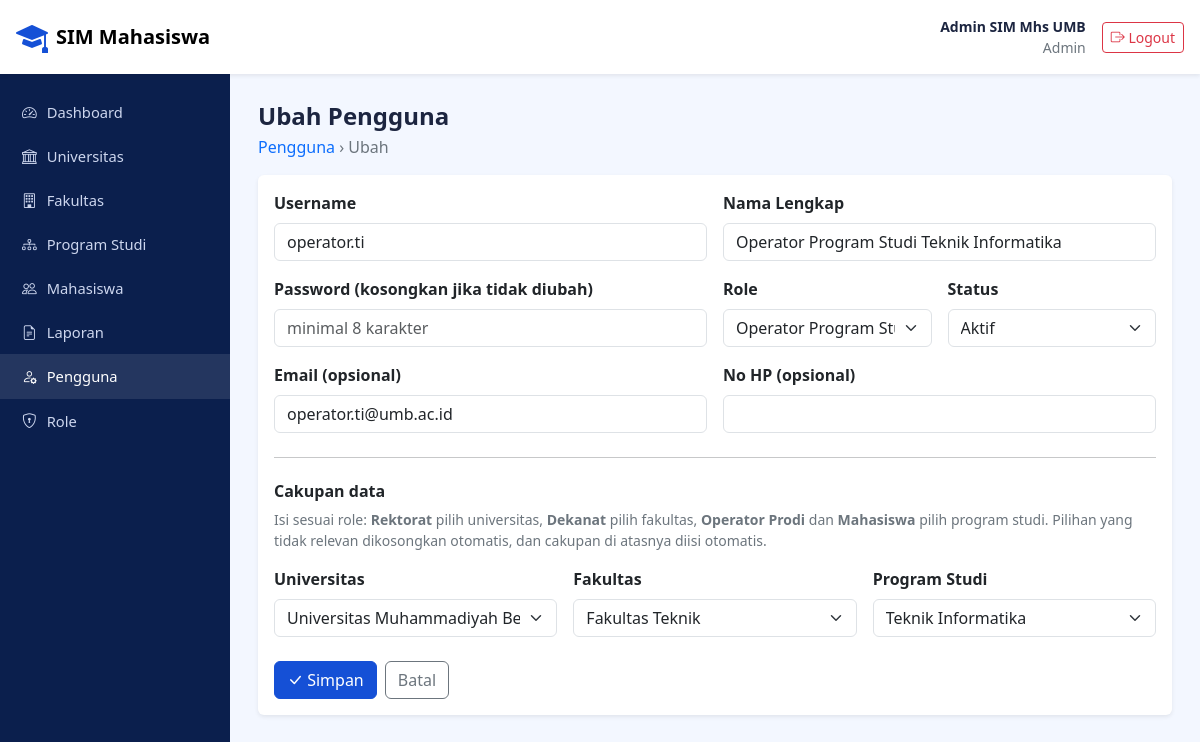
/pages/pengguna_edit.php?id=2 (signed in), run on the app's committed database.
### tables this page shows
CREATE TABLE `pengguna` (
  `id_pengguna` bigint unsigned NOT NULL AUTO_INCREMENT,
  `id_role` smallint unsigned NOT NULL,
  `id_universitas` bigint unsigned DEFAULT NULL,
  `id_fakultas` bigint unsigned DEFAULT NULL,
  `id_program_studi` bigint unsigned DEFAULT NULL,
  `username` varchar(100) NOT NULL,
  `password_hash` varchar(255) NOT NULL,
  `nama_lengkap` varchar(200) NOT NULL,
  `email` varchar(150) DEFAULT NULL,
  `no_hp` varchar(30) DEFAULT NULL,
  `status_aktif` enum('Aktif','Tidak Aktif') NOT NULL DEFAULT 'Aktif',
  `last_login` datetime DEFAULT NULL,
  `created_at` timestamp NOT NULL DEFAULT CURRENT_TIMESTAMP,
  `updated_at` timestamp NOT NULL DEFAULT CURRENT_TIMESTAMP ON UPDATE CURRENT_TIMESTAMP,
  PRIMARY KEY (`id_pengguna`),
  UNIQUE KEY `username` (`username`),
  KEY `idx_pengguna_role` (`id_role`),
  KEY `idx_pengguna_universitas` (`id_universitas`),
  KEY `idx_pengguna_fakultas` (`id_fakultas`),
  KEY `idx_pengguna_prodi` (`id_program_studi`),
  CONSTRAINT `fk_pengguna_fakultas` FOREIGN KEY (`id_fakultas`) REFERENCES `fakultas` (`id_fakultas`) ON UPDATE CASCADE,
  CONSTRAINT `fk_pengguna_prodi` FOREIGN KEY (`id_program_studi`) REFERENCES `program_studi` (`id_program_studi`) ON UPDATE CASCADE,
  CONSTRAINT `fk_pengguna_role` FOREIGN KEY (`id_role`) REFERENCES `roles` (`id_role`) ON UPDATE CASCADE,
  CONSTRAINT `fk_pengguna_universitas` FOREIGN KEY (`id_universitas`) REFERENCES `universitas` (`id_universitas`) ON UPDATE CASCADE
);

CREATE TABLE `roles` (
  `id_role` smallint unsigned NOT NULL AUTO_INCREMENT,
  `kode_role` varchar(30) NOT NULL,
  `nama_role` varchar(100) NOT NULL,
  `keterangan` varchar(255) DEFAULT NULL,
  `created_at` timestamp NOT NULL DEFAULT CURRENT_TIMESTAMP,
  PRIMARY KEY (`id_role`),
  UNIQUE KEY `kode_role` (`kode_role`)
);

CREATE TABLE `universitas` (
  `id_universitas` bigint unsigned NOT NULL AUTO_INCREMENT,
  `kode_universitas` varchar(20) NOT NULL,
  `nama_universitas` varchar(200) NOT NULL,
  `slogan` varchar(255) DEFAULT NULL,
  `alamat` text,
  `kota` varchar(100) DEFAULT NULL,
  `provinsi` varchar(100) DEFAULT NULL,
  `kode_pos` varchar(10) DEFAULT NULL,
  `website` varchar(255) DEFAULT NULL,
  `email` varchar(150) DEFAULT NULL,
  `telepon` varchar(50) DEFAULT NULL,
  `created_at` timestamp NOT NULL DEFAULT CURRENT_TIMESTAMP,
  `updated_at` timestamp NOT NULL DEFAULT CURRENT_TIMESTAMP ON UPDATE CURRENT_TIMESTAMP,
  PRIMARY KEY (`id_universitas`),
  UNIQUE KEY `kode_universitas` (`kode_universitas`)
);

CREATE TABLE `fakultas` (
  `id_fakultas` bigint unsigned NOT NULL AUTO_INCREMENT,
  `id_universitas` bigint unsigned NOT NULL,
  `kode_fakultas` varchar(20) NOT NULL,
  `nama_fakultas` varchar(200) NOT NULL,
  `created_at` timestamp NOT NULL DEFAULT CURRENT_TIMESTAMP,
  `updated_at` timestamp NOT NULL DEFAULT CURRENT_TIMESTAMP ON UPDATE CURRENT_TIMESTAMP,
  PRIMARY KEY (`id_fakultas`),
  UNIQUE KEY `uk_fakultas_univ_kode` (`id_universitas`,`kode_fakultas`),
  CONSTRAINT `fk_fakultas_universitas` FOREIGN KEY (`id_universitas`) REFERENCES `universitas` (`id_universitas`) ON UPDATE CASCADE
);

CREATE TABLE `program_studi` (
  `id_program_studi` bigint unsigned NOT NULL AUTO_INCREMENT,
  `id_fakultas` bigint unsigned NOT NULL,
  `kode_program_studi` varchar(20) NOT NULL,
  `nama_program_studi` varchar(200) NOT NULL,
  `jenjang` varchar(20) NOT NULL DEFAULT 'S1',
  `status_aktif` enum('Aktif','Tidak Aktif') NOT NULL DEFAULT 'Aktif',
  `created_at` timestamp NOT NULL DEFAULT CURRENT_TIMESTAMP,
  `updated_at` timestamp NOT NULL DEFAULT CURRENT_TIMESTAMP ON UPDATE CURRENT_TIMESTAMP,
  PRIMARY KEY (`id_program_studi`),
  UNIQUE KEY `uk_prodi_fakultas_kode` (`id_fakultas`,`kode_program_studi`),
  CONSTRAINT `fk_prodi_fakultas` FOREIGN KEY (`id_fakultas`) REFERENCES `fakultas` (`id_fakultas`) ON UPDATE CASCADE
);

### includes/helper.php (called while the page is built, shortened)
<?php
function e($t) {
    return htmlspecialchars((string)$t, ENT_QUOTES, 'UTF-8');
}

### includes/pengguna_form.php (the view, shortened to what this page needs)
<form method="post" autocomplete="off">
  <div class="row g-3">
    <div class="col-md-6">
      <label class="form-label fw-semibold">Username</label>
      <input type="text" name="username" class="form-control" maxlength="100" required
             value="<?= e($d['username']) ?>">
    </div>
    <div class="col-md-6">
      <label class="form-label fw-semibold">Nama Lengkap</label>
      <input type="text" name="nama_lengkap" class="form-control" maxlength="200" required
             value="<?= e($d['nama_lengkap']) ?>">
    </div>
    <div class="col-md-6">
      <label class="form-label fw-semibold">Password<?= $edit ? ' (kosongkan jika tidak diubah)' : '' ?></label>
      <input type="password" name="password" class="form-control" autocomplete="new-password"
             <?= $edit ? '' : 'required' ?> placeholder="minimal 8 karakter">
    </div>
    <div class="col-md-3">
      <label class="form-label fw-semibold">Role</label>
      <select name="<?= $kunciAkunSendiri ? '' : 'id_role' ?>" class="form-select" required
              <?= $kunciAkunSendiri ? 'disabled' : '' ?>>
        <?php foreach ($listRole as $r): ?>
          <option value="<?= (int)$r['id_role'] ?>"
            <?= (int)$d['id_role'] === (int)$r['id_role'] ? 'selected' : '' ?>><?= e($r['nama_role']) ?></option>
        <?php endforeach; ?>
      </select>
    </div>
    <div class="col-md-3">
      <label class="form-label fw-semibold">Status</label>
      <select name="<?= $kunciAkunSendiri ? '' : 'status_aktif' ?>" class="form-select" required
              <?= $kunciAkunSendiri ? 'disabled' : '' ?>>
        <?php foreach (['Aktif', 'Tidak Aktif'] as $s): ?>
          <option value="<?= e($s) ?>" <?= $d['status_aktif'] === $s ? 'selected' : '' ?>><?= e($s) ?></option>
        <?php endforeach; ?>
      </select>
    </div>
    <div class="col-md-6">
      <label class="form-label fw-semibold">Email (opsional)</label>
      <input type="text" name="email" class="form-control" maxlength="150" value="<?= e($d['email']) ?>">
    </div>
    <div class="col-md-6">
      <label class="form-label fw-semibold">No HP (opsional)</label>
      <input type="text" name="no_hp" class="form-control" maxlength="30" value="<?= e($d['no_hp']) ?>">
    </div>
  </div>
  <hr class="my-4">
  <h6 class="fw-bold">Cakupan data</h6>
  <p class="text-secondary small">
    Isi sesuai role: <b>Rektorat</b> pilih universitas, <b>Dekanat</b> pilih fakultas,
    <b>Operator Prodi</b> dan <b>Mahasiswa</b> pilih program studi. Pilihan yang tidak relevan
    dikosongkan otomatis, dan cakupan di atasnya diisi otomatis.
  </p>
  <div class="row g-3">
    <div class="col-md-4">
      <label class="form-label fw-semibold">Universitas</label>
      <select name="id_universitas" class="form-select">
        <?php foreach ($listUniv as $u): ?>
          <option value="<?= (int)$u['id_universitas'] ?>"
            <?= (int)$d['id_universitas'] === (int)$u['id_universitas'] ? 'selected' : '' ?>><?= e($u['nama_universitas']) ?></option>
        <?php endforeach; ?>
      </select>
    </div>
    <div class="col-md-4">
      <label class="form-label fw-semibold">Fakultas</label>
      <select name="id_fakultas" class="form-select">
        <?php foreach ($listFak as $f): ?>
          <option value="<?= (int)$f['id_fakultas'] ?>"
            <?= (int)$d['id_fakultas'] === (int)$f['id_fakultas'] ? 'selected' : '' ?>><?= e($f['nama_fakultas']) ?></option>
        <?php endforeach; ?>
      </select>
    </div>
    <div class="col-md-4">
      <label class="form-label fw-semibold">Program Studi</label>
      <select name="id_program_studi" class="form-select">
        <?php foreach ($listProdi as $p): ?>
          <option value="<?= (int)$p['id_program_studi'] ?>"
            <?= (int)$d['id_program_studi'] === (int)$p['id_program_studi'] ? 'selected' : '' ?>><?= e($p['nama_program_studi']) ?></option>
        <?php endforeach; ?>
      </select>
    </div>
  </div>
  <div class="d-flex gap-2 mt-4">
    <button type="submit" class="btn btn-primary"><i class="bi bi-check-lg"></i> Simpan</button>
    <a href="pengguna.php" class="btn btn-outline-secondary">Batal</a>
  </div>
</form>

### assets/css/style.css (style rules this page uses)
:root { --biru: #1550d6; --biru-tua: #0b1f4d; --soft: #f3f7ff; }
body { font-family: "Segoe UI", system-ui, sans-serif; color: #1c2540; }
.bg-soft { background: var(--soft); }
.btn-primary { background: var(--biru); border-color: var(--biru); }

### data on the page
pengguna: username "operator.ti", nama_lengkap "Operator Program Studi Teknik Informatika", id_role "Operator Program Studi", email "operator.ti@umb.ac.id", id_universitas "Universitas Muhammadiyah Bengkulu", id_fakultas "Fakultas Teknik", id_program_studi "Teknik Informatika"

### other printed values
$_SESSION['nama_lengkap'] "Admin SIM Mhs UMB"
$_SESSION['nama_role'] "Admin"
$label "Dashboard"
$label "Universitas"
$label "Fakultas"
$label "Program Studi"
$label "Mahasiswa"
$label "Laporan"
$label "Pengguna"
$label "Role"
form field status_aktif "Aktif"
